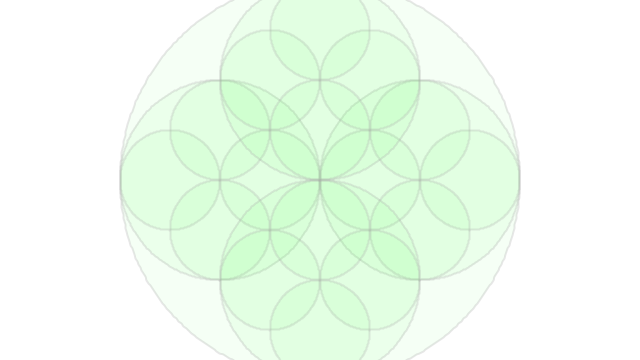
Frame 1 (no input)
Frame 60 (the mouse pressed at the canvas centre just before this capture): identical to frame 1, image omitted
Frame 120 (the mouse held since frame 60 and released just before this capture): identical to frame 1, image omitted

The Processing sketch that drew this single still picture (run headless with seeded random() and noise(); from frame 60 on, the mouse is pressed at the canvas centre):

// Processing sketch: recursion
// ── recursion.pde
void setup() {
  size(640, 360);
  strokeWeight(2);
  smooth();
}

void draw() {
  background(255);
  drawCircle(width/2, height/2, 200);
}

void drawCircle(float x, float y, float radius) {
  float noiseVal = 0;
  pushMatrix();
  translate(x, y);
  beginShape();
  stroke(175, 75);
  fill(0, 255, 0, 10);
  for( float theta = 0; theta <= 360; theta++) {
    noiseVal += 0.1;
    float r = map(noise(noiseVal), 0, 1, -radius/3, radius/3);
    r += radius;
    float xPoint = radius * cos(radians(theta));
    float yPoint = radius * sin(radians(theta));
    curveVertex(xPoint, yPoint);
  }
  endShape(CLOSE);
  popMatrix();
  
  if (radius > 50) {
    drawCircle(x + radius/2, y, radius/2);
    drawCircle(x - radius/2, y, radius/2);
    drawCircle(x, y + radius/2, radius/2);
    drawCircle(x, y - radius/2, radius/2);
  }
}
